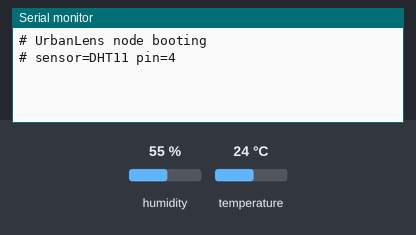
Simulated run of this sketch. Board: ESP32. Parts: the last lines printed to the serial monitor. The test bench sets the inputs (shaded band); at power-on: humidity 55 %, temperature 24 °C.

Above: at 1.4 s.
1.5 s: humidity set to 22 %
At 2.7 s:
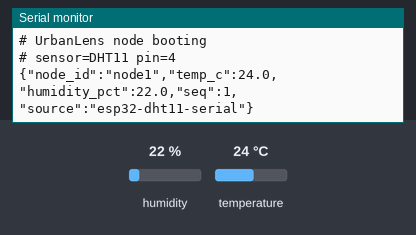
6.8 s: temperature set to 12 °C
At 8.9 s:
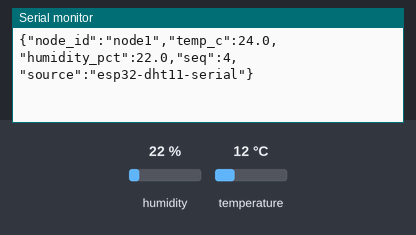
12.1 s: humidity set to 40 %
At 12.1 s:
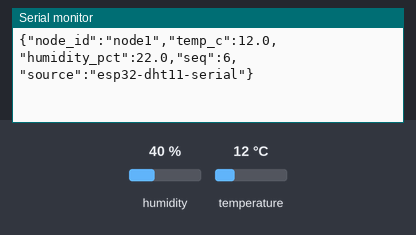
Timing chart, 0 to 15.1 s (numbered marks = the images above; inputs shaded):
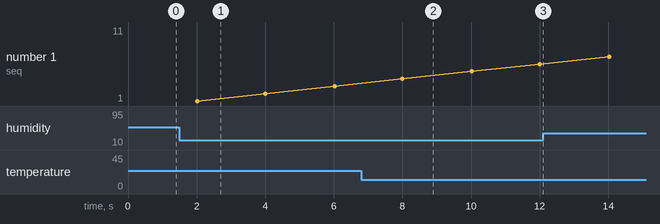

Measured:
- after the input at 1.5 s, the serial monitor: prints a new line after 0.52 s (image 1)

The sketch:

urbanlens_node_serial.ino
```cpp
/*
 * UrbanLens ground-truth node - USB serial transport.
 *
 * Reads the DHT11 and prints one JSON object per line. The host-side bridge
 * (backend/iot/serial_bridge.py) forwards each line to POST /api/iot/ingest.
 *
 * Use this version for the live demo: no WiFi, no broker, nothing that can fail
 * on an unfamiliar network.
 *
 * Board:   ESP32 Dev Module  (ESP-WROOM-32)
 * Library: "DHT sensor library" by Adafruit (+ "Adafruit Unified Sensor")
 *
 * Wiring - DHT11 3-pin module to ESP32:
 *   module VCC / + / S-side power  -> ESP32 3V3
 *   module DATA / OUT / S          -> ESP32 GPIO 4
 *   module GND / -                 -> ESP32 GND
 * The 3-pin module has its own pull-up resistor, so no extra parts are needed.
 */

#include "DHT.h"

#define DHT_PIN   4
#define DHT_TYPE  DHT11

// DHT11 cannot be polled faster than about once per second.
const unsigned long SAMPLE_INTERVAL_MS = 2000;
const char *NODE_ID = "node1";

DHT dht(DHT_PIN, DHT_TYPE);

unsigned long lastSample = 0;
unsigned long okCount = 0;
unsigned long failCount = 0;

void setup() {
  Serial.begin(115200);
  delay(200);
  dht.begin();
  // Lines starting with '#' are treated as comments by the bridge.
  Serial.println("# UrbanLens node booting");
  Serial.print("# sensor=DHT11 pin=");
  Serial.println(DHT_PIN);
}

void loop() {
  unsigned long now = millis();
  if (now - lastSample < SAMPLE_INTERVAL_MS) {
    return;
  }
  lastSample = now;

  float humidity = dht.readHumidity();
  float tempC = dht.readTemperature();

  if (isnan(humidity) || isnan(tempC)) {
    failCount++;
    Serial.print("# read failed (check DATA on GPIO ");
    Serial.print(DHT_PIN);
    Serial.print(" and 3V3 power), fails=");
    Serial.println(failCount);
    return;
  }

  okCount++;

  // One compact JSON object per line - this is what the bridge parses.
  Serial.print("{\"node_id\":\"");
  Serial.print(NODE_ID);
  Serial.print("\",\"temp_c\":");
  Serial.print(tempC, 1);
  Serial.print(",\"humidity_pct\":");
  Serial.print(humidity, 1);
  Serial.print(",\"seq\":");
  Serial.print(okCount);
  Serial.println(",\"source\":\"esp32-dht11-serial\"}");
}
```
